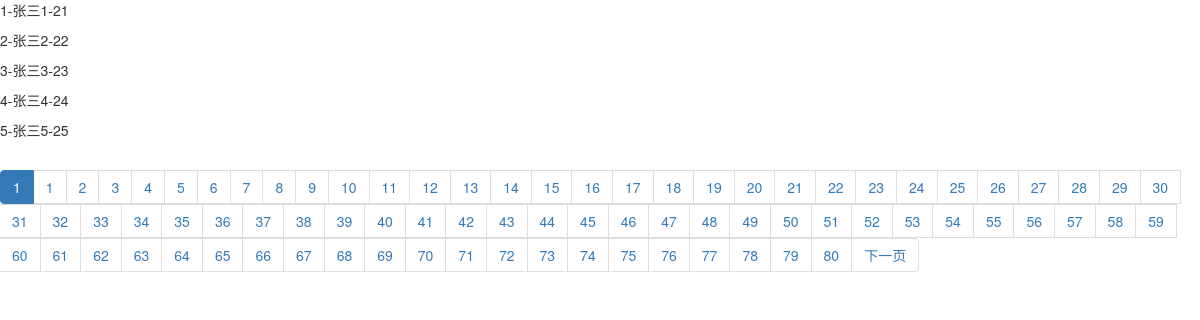
The app's page /select/ with its own data.
### paginaterapp/models.py (models this page shows)
class User(models.Model):
    name=models.CharField(max_length=20)
    age=models.IntegerField()

### paginaterapp/views.py (the view)
# urls.py: path('select/',views.select)
def select(request):
    user_list=User.objects.all()
    paginator=Paginator(user_list,5)
    try:
        page_number=request.GET.get('page','1')
        page=paginator.page(page_number)
    except (PageNotAnInteger,EmptyPage,InvalidPage):
        page = paginator.page(1)
    return render(request,'index.html',{'page':page})

### templates/index.html (shortened to what this page needs)
<!DOCTYPE html>
<html lang="en">
<head>
    <link rel="stylesheet" href="//cdn.bootcss.com/bootstrap/3.3.5/css/bootstrap.min.css">
</head>
<body>
    <nav aria-label="Page navigation">
        {% for data in page.object_list %}
            <p>{{ data.id }}-{{ data.name }}-{{ data.age }}</p>
        {% endfor %}
        <ul class="pagination">
            {% for page_number in page.paginator.page_range %}
                {% if page_number == page.number %}
                    <li class="active"><a href="?page={{ page_number }}">{{ page_number }}</a></li>
                {% endif %}
                    <li class=""><a href="?page={{ page_number }}">{{ page_number }}</a></li>
            {% endfor %}
            {% if page.has_next %}
                <li>
                    <a href="?page={{ page.next_page_number }}" aria-label="Previous">
                        <span aria-hidden="true">下一页</span>
                    </a>
                </li>
            {% endif %}
      </ul>
    </nav>
</body>
</html>

### records on screen
User: id "1", name "张三1", age "21"
User: id "2", name "张三2", age "22"
User: id "3", name "张三3", age "23"
User: id "4", name "张三4", age "24"
User: id "5", name "张三5", age "25"

### other values on screen
{{ page_number }} "1"
{{ page_number }} "1" "2" "3" "4" "5" "6" "7" "8" "9" "10" "11" "12" "13" "14" "15" "16" "17" "18" "19" "20" "21" "22" "23" "24" "25" "26" "27" "28" "29" "30" "31" "32" "33" "34" "35" "36" "37" "38" "39" "40" "41" "42" "43" "44" "45" "46" "47" "48" "49" "50" "51" "52" "53" "54" "55" "56" "57" "58" "59" "60" "61" "62" "63" "64" "65" "66" "67" "68" "69" "70" "71" "72" "73" "74" "75" "76" "77" "78" "79" "80"
